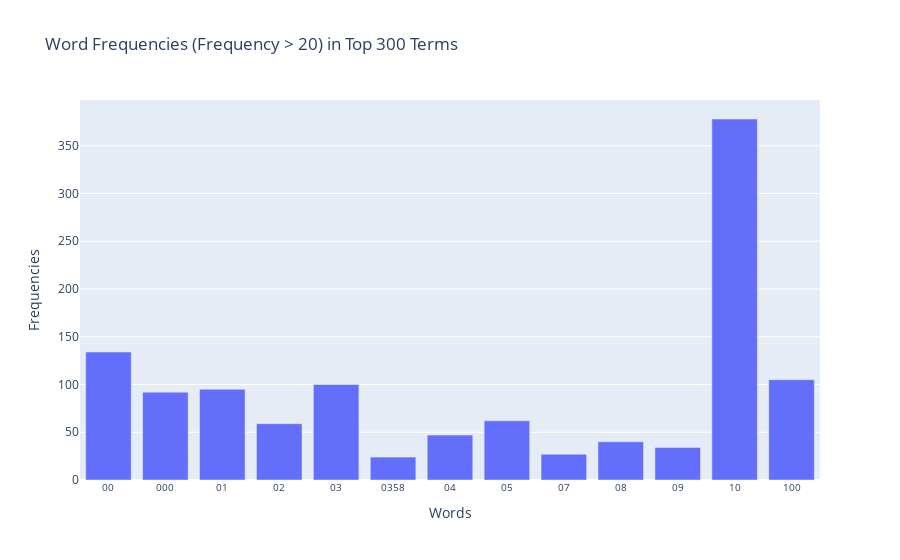

Notebook code cell kept with this figure:
### Code cell
# by plotly
fig = plotly.graph_objects.Figure(data=[plotly.graph_objects.Bar(x=count_vect_exercise.get_feature_names_out()[:300][selected_word], y=term_frequencies_exercise[:300][selected_word])])
fig.update_layout(xaxis=dict(tickangle=0,tickfont=dict(size=10), title='Words'), yaxis_title='Frequencies', title='Word Frequencies (Frequency > {}) in Top 300 Terms'.format(frequency_threshold))
fig.show()

### Figure 1 — Plotly figure (JSON) as saved in the notebook; plotly's stock layout.template omitted (floating-point values rounded to 4 significant figures)
{"data": [{"type": "bar", "x": ["00", "000", "01", "02", "03", "0358", "04", "05", "07", "08", "09", "10", "100"], "y": [134, 92, 95, 59, 100, 24, 47, 62, 27, 40, 34, 378, 105]}], "layout": {"title": {"text": "Word Frequencies (Frequency > 20) in Top 300 Terms"}, "xaxis": {"tickangle": 0, "tickfont": {"size": 10}, "title": {"text": "Words"}}, "yaxis": {"title": {"text": "Frequencies"}}}}
